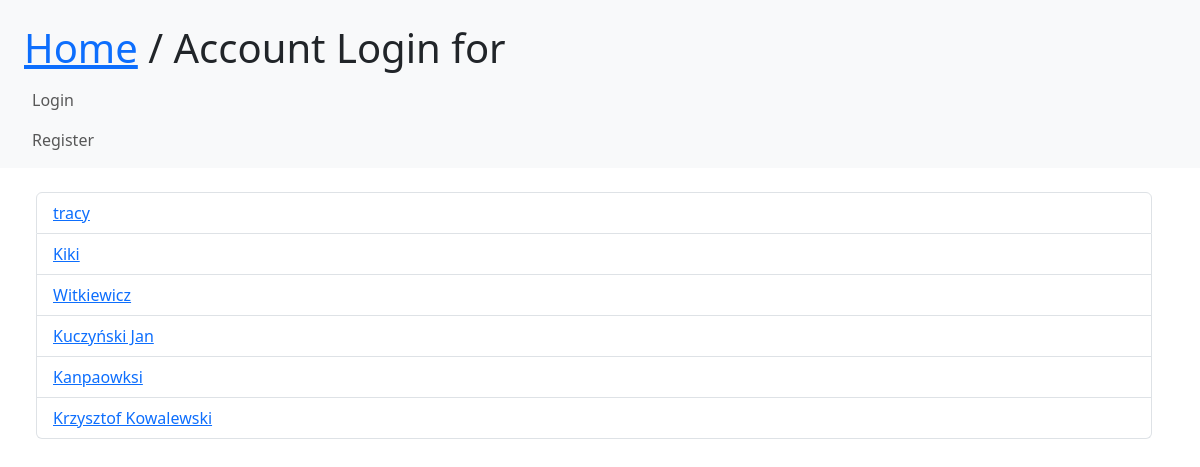
Screenshot of /authors/ with the database file from the repository.
### media/models.py (models this page shows, shortened)
class Author(models.Model):
    fullname = models.CharField(max_length=128, null=True)

### media/views.py (the view)
# urls.py: path('authors/', AuthorView.as_view(), name='view_author'),
class AuthorView(View):
    def get(self, request):
        autorzy = Author.objects.all()
        return render(request, 'listy2authors.html', {'authors': autorzy})

### media/templates/listy2authors.html
{% extends 'base.html' %}
{% block content %}
    <ul class="list-group">
        {% for author in authors.all %}
        <div class="list-group-item"><a href="/authors/{{ author.id }}">
            {{author.fullname}}
        </a></div>
        {% endfor %}
    </ul>
{% endblock %}

### rows the page displays
Author: fullname "tracy"
Author: fullname "Kiki"
Author: fullname "Witkiewicz"
Author: fullname "Kuczyński Jan"
Author: fullname "Kanpaowksi"
Author: fullname "Krzysztof Kowalewski"
